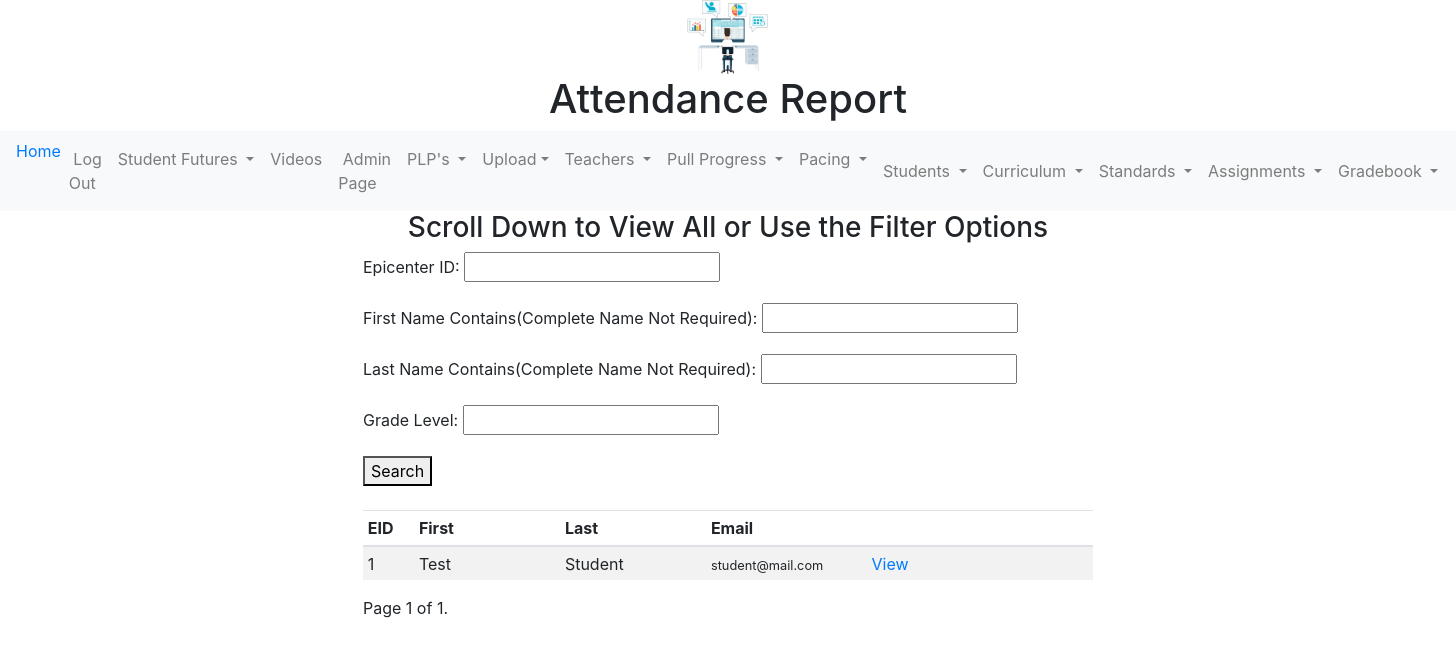
/see-report-attendance/ (signed in), run on the app's committed database.
### mygrades/models.py (models this page shows, shortened)
class Student(models.Model):
    GRADELEVEL = [
        ("PK", "Pre-K"),
        ("K", "K"),
        ("1", "1"),
        ("2", "2"),
        ("3", "3"),
        ("4", "4"),
        ("5", "5"),
        ("6", "6"),
        ("7", "7"),
        ("8", "8"),
        ("High School", "High School"),
    ]
    epicenter_id = models.CharField(
        null=False, blank=False, unique=True, max_length=10
    )
    last_name = models.CharField(null=False, max_length=50)
    first_name = models.CharField(null=False, max_length=50)
    email = models.EmailField(null=False, max_length=120)
    phone_number = models.CharField(null=False, max_length=50)
    additional_email = models.EmailField(max_length=120, null=True)
    additional_phone_number = models.CharField(max_length=20, null=True)
    grade = models.CharField(max_length=20, choices=GRADELEVEL, null=False)
    curriculum = models.ForeignKey('curriculum', null=True, blank=True, on_delete=models.SET_NULL)
    teacher_email = models.CharField(max_length=75, null=False)
    birthdate = models.DateField(max_length=30, null=True)
    goog_calendar = models.CharField(max_length=200, null=True)

### mygrades/views.py (the view)
# urls.py: path("see-report-attendance/", see_attendance_home, name="see_attendance_home"),
@login_required
def see_attendance_home(request):
    my_title = "Attendance Report"
    if request.user.groups.filter(name="Student").count() > 0: # student is viewing
        student = get_object_or_404(Student, email=request.user.email)
        return redirect(reverse("see_attendance_detail", args=[student.pk]))
    if request.user.groups.filter(name="Owner").count() > 0:
        qs = Student.objects.all()
    else:
        qs = Student.objects.filter(teacher_email=request.user.email)
    student_filter = StudentFilter(request.GET, queryset=qs)
    p = Paginator(student_filter.qs, 10)
    page = request.GET.get('page',1)
    object_list = p.get_page(page)
    template_name = "report_attendance_home.html"
    context = {"object_list": object_list, "filter": student_filter, "title": my_title}
    return render(request, template_name, context)

### mygrades/templates/report_attendance_home.html (shortened to what this page needs)
{% extends "base.html" %}
{% block content %}
<h3 align="center"> Scroll Down to View All or Use the Filter Options </h3>
<form method="get">
    {{ filter.form.as_p }}
    <button type="submit">Search</button>
</form>
<br/>
<table class="table table-sm table-striped">
<thead>
<tr>
  <th style="width: 7%">EID</th>
  <th style="width: 20%">First</th>
  <th style="width: 20%">Last</th>
  <th style="width: 22%">Email</th>
  <th></th>
</tr>
<thead>
<tbody>
{% for object in object_list %}
{% include 'report_attendance_inline.html'%}
{% endfor %}
</tbody>
</table>
<div class="pagination">
    <span class="step-links">
        <span class="current">
            Page {{ object_list.number }} of {{ object_list.paginator.num_pages }}.
        </span>
    </span>
</div>
{% endblock %}

### mygrades/templates/report_attendance_inline.html
<tr>
    <td>{{ object.epicenter_id }}</td><td>{{ object.first_name }}</td><td>{{ object.last_name }}</td><td><small>{{ object.email }}</small></td><td><a href='{% url "see_attendance_detail" object.pk %}'>View</a></td>
</tr>

### data on the page
Student: epicenter_id "1", first_name "Test", last_name "Student", email "student@mail.com"

### other printed values
{{ title }} "Attendance Report"
{{ object_list.number }} "1"
{{ object_list.paginator.num_pages }} "1"
